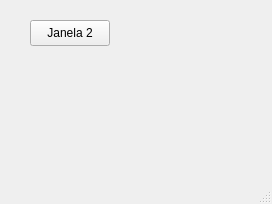
<?xml version="1.0" encoding="UTF-8"?>
<ui version="4.0">
 <class>MainWindow</class>
 <widget class="QMainWindow" name="MainWindow">
  <property name="geometry">
   <rect>
    <x>0</x>
    <y>0</y>
    <width>272</width>
    <height>204</height>
   </rect>
  </property>
  <property name="maximumSize">
   <size>
    <width>500</width>
    <height>500</height>
   </size>
  </property>
  <property name="windowTitle">
   <string>MainWindow</string>
  </property>
  <property name="layoutDirection">
   <enum>Qt::LeftToRight</enum>
  </property>
  <widget class="QWidget" name="centralwidget">
   <widget class="QPushButton" name="pushButton">
    <property name="geometry">
     <rect>
      <x>30</x>
      <y>20</y>
      <width>80</width>
      <height>26</height>
     </rect>
    </property>
    <property name="text">
     <string>Janela 2</string>
    </property>
   </widget>
  </widget>
  <widget class="QMenuBar" name="menubar">
   <property name="geometry">
    <rect>
     <x>0</x>
     <y>0</y>
     <width>272</width>
     <height>23</height>
    </rect>
   </property>
  </widget>
  <widget class="QStatusBar" name="statusbar"/>
 </widget>
 <resources/>
 <connections/>
</ui>
